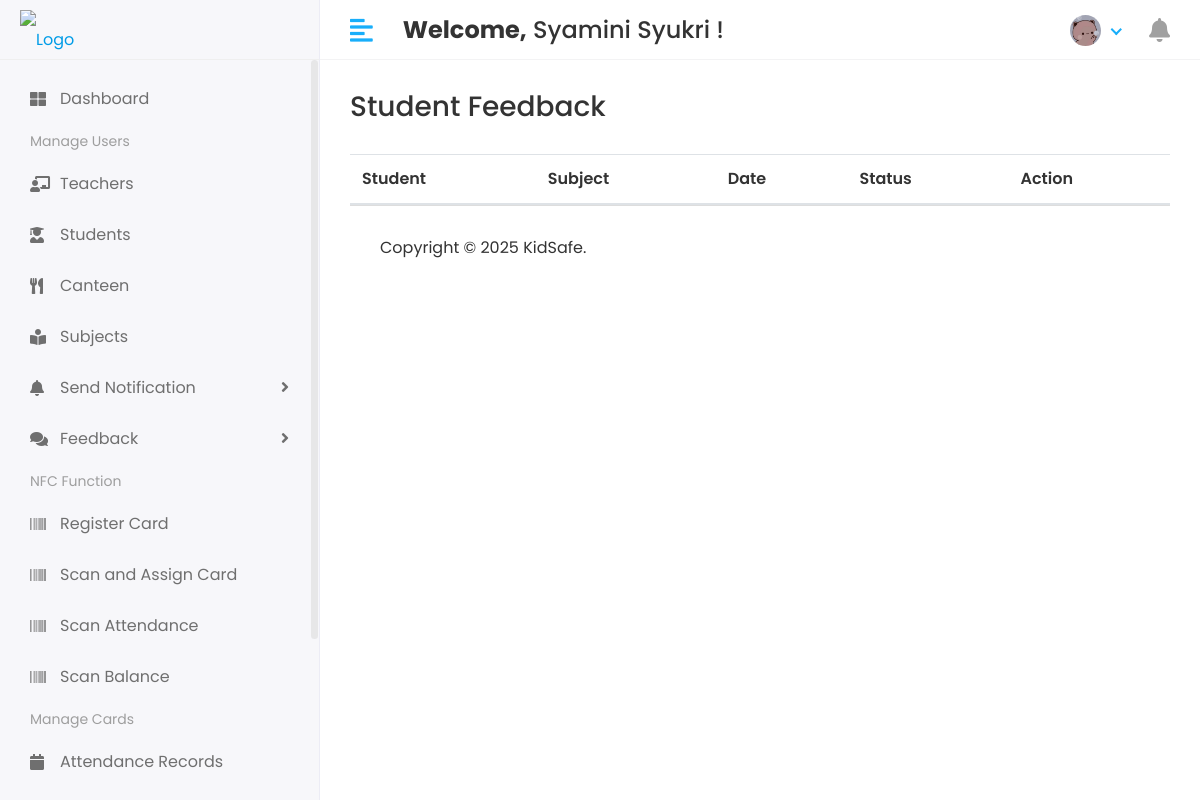
Before: /administrator/feedback/students/ (signed in) with the older database file.
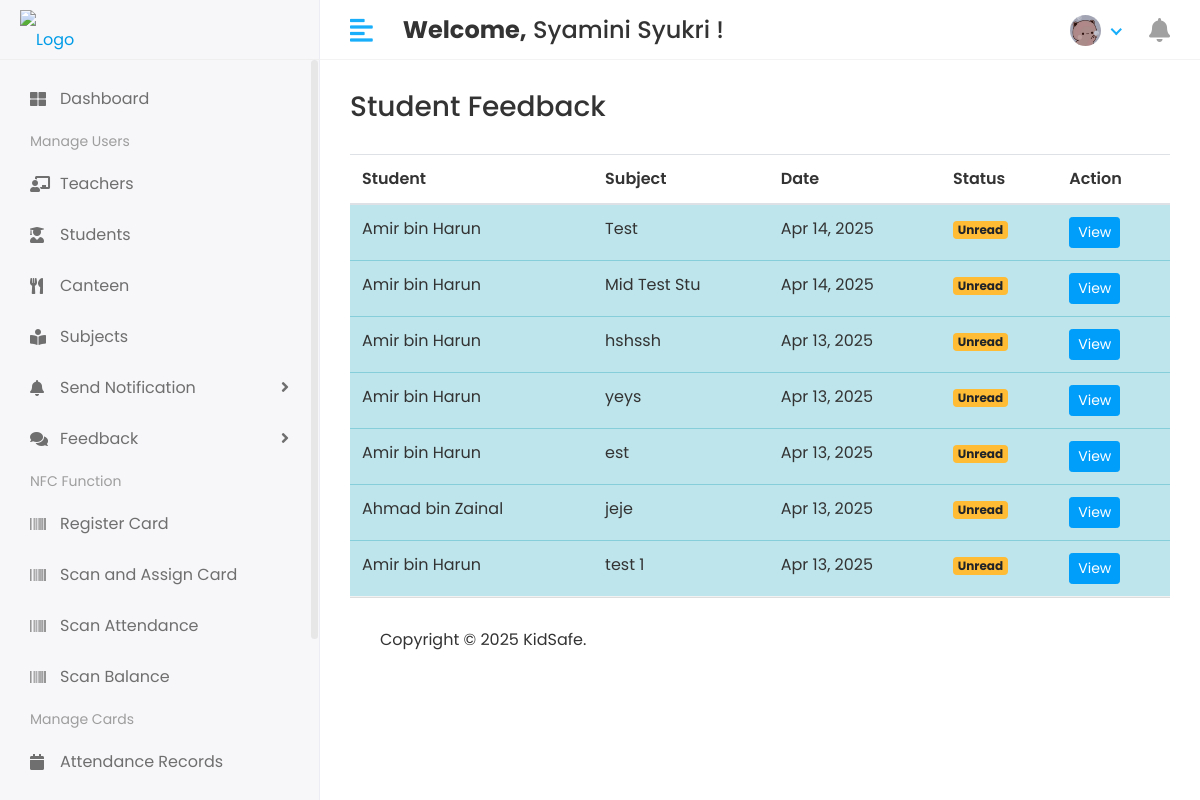
After: the same page with the newer database file.
### kidsafe_app/models.py (models this page shows, shortened)
class FeedbackToAdmin(models.Model):
    SENDER_TYPES = (
        ('teacher', 'Teacher'),
        ('student', 'Student'),
        ('canteen', 'Canteen Staff'),
    )
    sender = models.ForeignKey(CustomUser, on_delete=models.CASCADE)
    sender_type = models.CharField(max_length=10, choices=SENDER_TYPES)
    title = models.CharField(max_length=200)
    message = models.TextField()
    attachment = models.FileField(upload_to='media/feedback/', blank=True, null=True)
    sent_at = models.DateTimeField(auto_now_add=True)
    is_read = models.BooleanField(default=False)

class CustomUser(AbstractUser):
    USER = (
        (1, 'Administrator'),
        (2, 'Teacher'),
        (3, 'Student'),
        (4, 'Canteen'),
    )
    user_type = models.CharField(choices=USER, max_length=50, default=1)
    profile_pic = models.ImageField(upload_to='media/profile_pic')

### kidsafe_project/administrator_views.py (the view)
# urls.py: path('administrator/feedback/students/', administrator_views.view_student_feedback, name='view_student_feedback'),
@login_required
def view_student_feedback(request):
    feedback_list = FeedbackToAdmin.objects.filter(
        sender_type='student'
    ).order_by('-sent_at')
    return render(request, 'administrator/student_feedback.html', {
        'feedback_list': feedback_list,
        'student_feedback_unread': feedback_list.filter(is_read=False).count()
    })

### kidsafe_app/context_processors.py (called while the page is built)
def notification_count(request):
    if not request.user.is_authenticated:
        return {'unread_count': 0}
    unread_count = 0
    if request.user.user_type == '2':  # Teacher
        unread_count = TeacherNotification.objects.filter(
            teacher__admin=request.user,
            read=False
        ).count()
    elif request.user.user_type == '3':  # Student
        unread_count = StudentNotification.objects.filter(
            student__admin=request.user,
            read=False
        ).count()
    elif request.user.user_type == '4':  # Canteen
        unread_count = CanteenNotification.objects.filter(
            canteen__admin=request.user,
            read=False
        ).count()
    return {'unread_count': unread_count}

### templates/administrator/student_feedback.html (shortened to what this page needs)
{% extends 'base.html' %}
{% block content %}
<div class="page-header">
    <h3>Student Feedback</h3>
</div>
<table class="table">
    <thead>
        <tr>
            <th>Student</th>
            <th>Subject</th>
            <th>Date</th>
            <th>Status</th>
            <th>Action</th>
        </tr>
    </thead>
    <tbody>
        {% for feedback in feedback_list %}
        <tr class="{% if not feedback.is_read %}table-info{% endif %}">
            <td>{{ feedback.sender.get_full_name }}</td>
            <td>{{ feedback.title }}</td>
            <td>{{ feedback.sent_at|date:"M d, Y" }}</td>
            <td>
                {% if feedback.is_read %}
                    <span class="badge badge-success">Read</span>
                {% else %}
                    <span class="badge badge-warning">Unread</span>
                {% endif %}
            </td>
            <td>
                <a href="#" data-toggle="modal" data-target="#feedbackModal{{ feedback.id }}"
                   class="btn btn-sm btn-info">View</a>
            </td>
        </tr>
        {% endfor %}
    </tbody>
</table>
{% endblock %}

Changed rows visible on the page:
added FeedbackToAdmin: sender.get_full_name "Amir bin Harun", title "Test", sent_at "Apr 14, 2025", is_read "Unread"
added FeedbackToAdmin: sender.get_full_name "Amir bin Harun", title "Mid Test Stu", sent_at "Apr 14, 2025", is_read "Unread"
added FeedbackToAdmin: sender.get_full_name "Amir bin Harun", title "hshssh", sent_at "Apr 13, 2025", is_read "Unread"
added FeedbackToAdmin: sender.get_full_name "Amir bin Harun", title "yeys", sent_at "Apr 13, 2025", is_read "Unread"
added FeedbackToAdmin: sender.get_full_name "Amir bin Harun", title "est", sent_at "Apr 13, 2025", is_read "Unread"
added FeedbackToAdmin: sender.get_full_name "Ahmad bin Zainal", title "jeje", sent_at "Apr 13, 2025", is_read "Unread"
added FeedbackToAdmin: sender.get_full_name "Amir bin Harun", title "test 1", sent_at "Apr 13, 2025", is_read "Unread"
